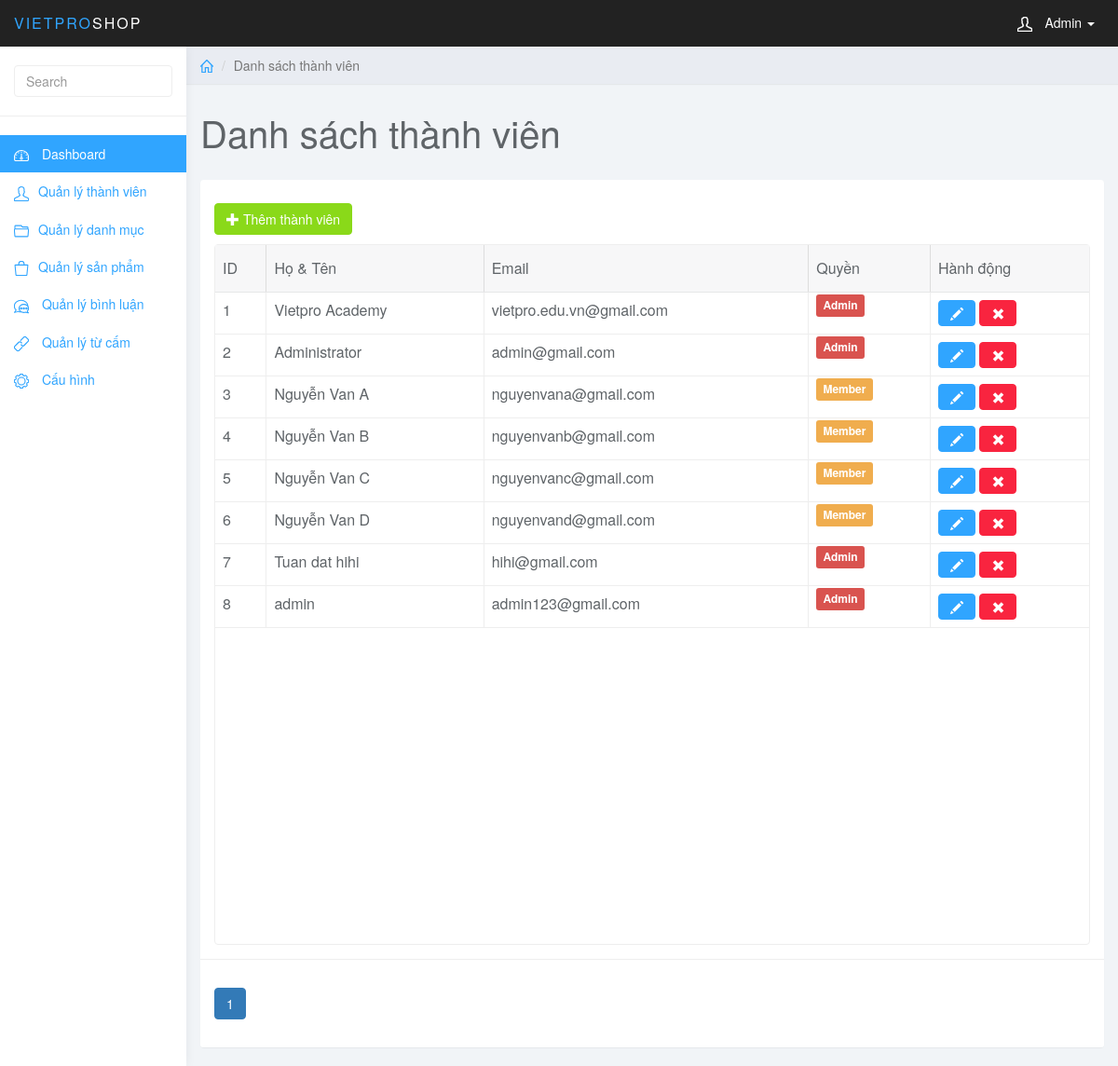
Screenshot of /mobile_shop/admin/index.php?page_layout=user (signed in) with the database file from the repository.
### tables this page shows
CREATE TABLE `user` (
  `user_id` int(11) NOT NULL,
  `user_full` varchar(255) NOT NULL,
  `user_mail` varchar(255) NOT NULL,
  `user_pass` varchar(255) NOT NULL,
  `user_level` int(1) NOT NULL
);

### mobile_shop/admin/user.php (the view, shortened to what this page needs)
<div class="col-sm-9 col-sm-offset-3 col-lg-10 col-lg-offset-2 main">
  <div class="row">
    <ol class="breadcrumb">
      <li><a href="#"><svg class="glyph stroked home">
            <use xlink:href="#stroked-home"></use>
          </svg></a></li>
      <li class="active">Danh sách thành viên</li>
    </ol>
  </div>
  <div class="row">
    <div class="col-lg-12">
      <h1 class="page-header">Danh sách thành viên</h1>
    </div>
  </div>
  <div id="toolbar" class="btn-group">
    <a href="index.php?page_layout=add_user" class="btn btn-success">
      <i class="glyphicon glyphicon-plus"></i> Thêm thành viên
    </a>
  </div>
  <div class="row">
    <div class="col-lg-12">
      <div class="panel panel-default">
        <div class="panel-body">
          <table data-toolbar="#toolbar" data-toggle="table">
            <thead>
              <tr>
                <th data-field="id" data-sortable="true">ID</th>
                <th data-field="name" data-sortable="true">Họ & Tên</th>
                <th data-field="price" data-sortable="true">Email</th>
                <th>Quyền</th>
                <th>Hành động</th>
              </tr>
            </thead>
            <tbody>
              <?php
              $row_per_page = 8;
              $page = 1;
              $per_row = ($page - 1) * $row_per_page;
              $sql = "SELECT * FROM user LIMIT $per_row, $row_per_page";
              $query = mysqli_query($conn, $sql);
              while ($user = mysqli_fetch_array($query)) { ?>
                <tr>
                  <td style=""><?php echo $user['user_id'] ?></td>
                  <td style=""><?php echo $user['user_full'] ?></td>
                  <td style=""><?php echo $user['user_mail'] ?></td>
                  <td>
                    <span class="label label-<?php echo $user['user_level'] == 1 ? "danger" : "warning" ?>">
                      <?php echo $user['user_level'] == 1 ? "Admin" : "Member" ?>
                    </span>
                  </td>
                  <td class="form-group">
                    <a href="index.php?page_layout=edit_product&user_id=<?php echo $user['user_id'] ?>" class="btn btn-primary"><i class="glyphicon glyphicon-pencil"></i></a>
                    <button type="button" data-toggle="modal" data-target="#Modal<?php echo $user['user_id'] ?>" class="btn btn-danger"><i class="glyphicon glyphicon-remove"></i></button>
                  </td>
                </tr>
              <?php } ?>
            </tbody>
          </table>
        </div>
        <?php
        $sql = "SELECT * FROM user";
        $query = mysqli_query($conn, $sql);
        $total_users = mysqli_num_rows($query);
        $total_pages = ceil($total_users / $row_per_page);
        $list_pages = '';
        $page_prev = $page == 1 ? 1 : $page - 1;
        $page_next = $page == $total_pages ? $total_pages : $page + 1;
        $list_pages .= $page_prev == 1 ? '' : '<li class="page-item"><a class="page-link" href="index.php?page_layout=user&page=' . $page_prev . '">&laquo;</a></li>';
        for ($page_loop = 1; $page_loop <= $total_pages; $page_loop++) {
          $active = $page_loop == $page ? 'active' : '';
          $list_pages .= '<li class="page-item ' . $active . '"><a class="page-link" href="index.php?page_layout=user&page=' . $page_loop . '">' . $page_loop . '</a></li>';
        }
        $list_pages .= $page_next == $total_pages ? '' : '<li class="page-item"><a class="page-link" href="index.php?page_layout=user&page=' . $page_next . '">&raquo;</a></li>';
        ?>
        <div class="panel-footer">
          <nav aria-label="Page navigation example">
            <ul class="pagination">
              <?php echo $list_pages ?>
            </ul>
          </nav>
        </div>
      </div>
    </div>
  </div>
</div>

### mobile_shop/admin/css/styles.css (style rules this page uses)
body { background: #f1f4f7; padding-top: 50px; color: #5f6468; }
a, a:hover, a:focus { color: #30a5ff; }
h1, h2, h3, h4, h5, h6 { color: #5f6468; }
h1 { font-weight: 300; font-size: 40px; }
.btn-primary, .btn-primary:hover, .btn-primary:focus, .btn-primary:active, .btn-primary.active, .open > .dropdown-toggle.btn-primary, .btn-primary.disabled, .btn-primary[disabled], fieldset[disabled] .btn-primary, .btn-primary.disabled:hover, .btn-primary[disabled]:hover, fieldset[disabled] .btn-primary:hover, .btn-primary.disabled:focus, .btn-primary[disabled]:focus, fieldset[disabled] .btn-primary:focus, .btn-primary.disabled:active, .btn-primary[disabled]:active, fieldset[disabled] .btn-primary:active, .btn-primary.disabled.active, .btn-primary[disabled].active, fieldset[disabled] .btn-primary.active { background-color: #30a5ff; border-color: #30a5ff; }
.btn-success, .btn-success:hover, .btn-success:focus, .btn-success:active, .btn-success.active, .open > .dropdown-toggle.btn-success, .btn-success.disabled, .btn-success[disabled], fieldset[disabled] .btn-success, .btn-success.disabled:hover, .btn-success[disabled]:hover, fieldset[disabled] .btn-success:hover, .btn-success.disabled:focus, .btn-success[disabled]:focus, fieldset[disabled] .btn-success:focus, .btn-success.disabled:active, .btn-success[disabled]:active, fieldset[disabled] .btn-success:active, .btn-success.disabled.active, .btn-success[disabled].active, fieldset[disabled] .btn-success.active { background-color: #8ad919; border-color: #8ad919; }
.btn-danger, .btn-danger:hover, .btn-danger:focus, .btn-danger:active, .btn-danger.active, .open > .dropdown-toggle.btn-danger, .btn-danger.disabled, .btn-danger[disabled], fieldset[disabled] .btn-danger, .btn-danger.disabled:hover, .btn-danger[disabled]:hover, fieldset[disabled] .btn-danger:hover, .btn-danger.disabled:focus, .btn-danger[disabled]:focus, fieldset[disabled] .btn-danger:focus, .btn-danger.disabled:active, .btn-danger[disabled]:active, fieldset[disabled] .btn-danger:active, .btn-danger.disabled.active, .btn-danger[disabled].active, fieldset[disabled] .btn-danger.active { background-color: #f9243f; border-color: #f9243f; }
.panel { border: 0; }
.panel-footer { background: #fff; border-top: 1px solid #eee; }
.breadcrumb { border-radius: 0; padding: 10px 15px; background: #e9ecf2; box-shadow: 0 1px 1px rgba(0, 0, 0, .05); margin: 0 ; }
h1.page-header { margin-top: 30px; border-bottom: 0; }
.table { background: #fff; }
.breadcrumb .glyph { height: 14px; width: 14px; margin: -2px 0 0 0; stroke-width: 4px; }

### rows the page displays
user: user_id "1", user_full "Vietpro Academy", user_mail "vietpro.edu.vn@gmail.com", user_level "Admin"
user: user_id "2", user_full "Administrator", user_mail "admin@gmail.com", user_level "Admin"
user: user_id "3", user_full "Nguyễn Van A", user_mail "nguyenvana@gmail.com", user_level "Member"
user: user_id "4", user_full "Nguyễn Van B", user_mail "nguyenvanb@gmail.com", user_level "Member"
user: user_id "5", user_full "Nguyễn Van C", user_mail "nguyenvanc@gmail.com", user_level "Member"
user: user_id "6", user_full "Nguyễn Van D", user_mail "nguyenvand@gmail.com", user_level "Member"
user: user_id "7", user_full "Tuan dat hihi", user_mail "hihi@gmail.com", user_level "Admin"
user: user_id "8", user_full "admin", user_mail "admin123@gmail.com", user_level "Admin"
